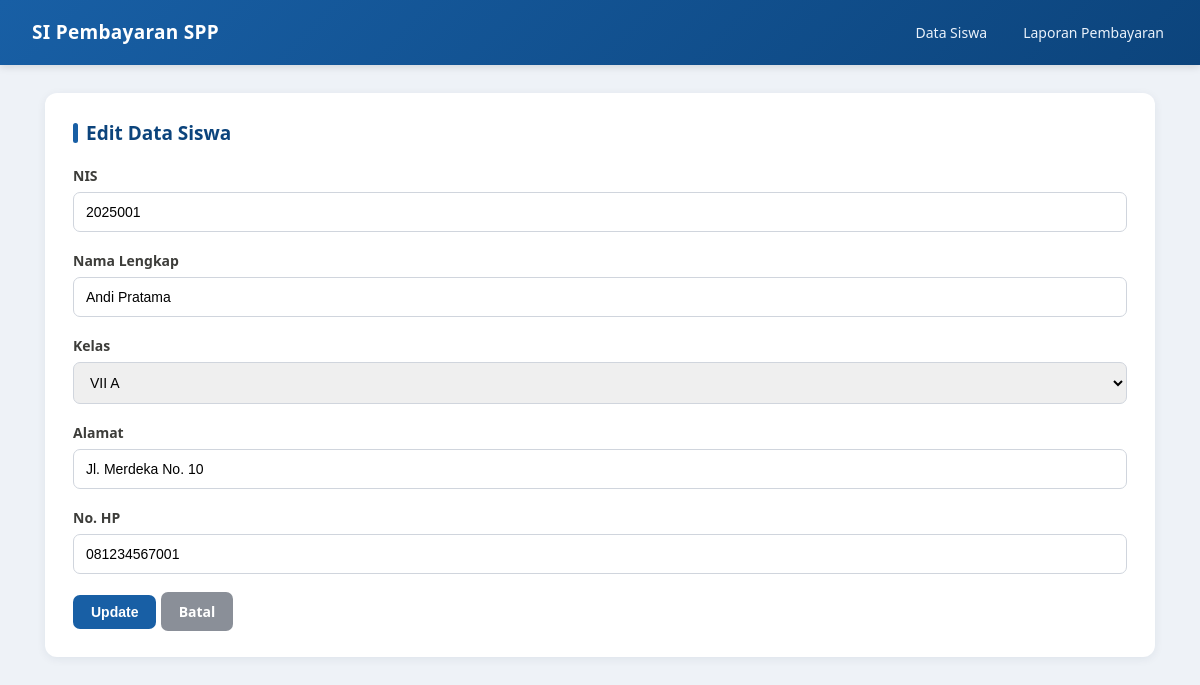
/app/edit.php?id=1, run on the app's committed database.
### tables this page shows
CREATE TABLE siswa (
    id_siswa INT AUTO_INCREMENT PRIMARY KEY,
    nis VARCHAR(20) NOT NULL UNIQUE,
    nama VARCHAR(100) NOT NULL,
    id_kelas INT NOT NULL,
    alamat VARCHAR(200),
    no_hp VARCHAR(20),
    CONSTRAINT fk_siswa_kelas FOREIGN KEY (id_kelas)
        REFERENCES kelas(id_kelas)
        ON UPDATE CASCADE ON DELETE RESTRICT
);

CREATE TABLE kelas (
    id_kelas INT AUTO_INCREMENT PRIMARY KEY,
    nama_kelas VARCHAR(20) NOT NULL,
    tingkat VARCHAR(20) NOT NULL
);

### app/edit.php (the view, shortened to what this page needs)
<?php
require "koneksi.php";
$id = intval($_GET['id']);
$stmt = mysqli_prepare($koneksi, "SELECT * FROM siswa WHERE id_siswa = ?");
mysqli_stmt_bind_param($stmt, "i", $id);
mysqli_stmt_execute($stmt);
$siswa = mysqli_fetch_assoc(mysqli_stmt_get_result($stmt));
$kelas = mysqli_query($koneksi, "SELECT id_kelas, nama_kelas FROM kelas ORDER BY nama_kelas");
?>
<!DOCTYPE html>
<html lang="id">
<head>
<link rel="stylesheet" href="assets/css/style.css">
</head>
<body>
<div class="navbar">
    <h1>SI Pembayaran SPP</h1>
    <nav>
        <a href="index.php">Data Siswa</a>
        <a href="laporan.php">Laporan Pembayaran</a>
    </nav>
</div>
<div class="container">
<div class="card">
    <h2>Edit Data Siswa</h2>
    <?php if (!$siswa): ?>
        <p>Data siswa tidak ditemukan.</p>
    <?php else: ?>
        <form action="update.php" method="POST">
            <div class="form-group">
                <label>NIS</label>
                <input type="text" name="nis" value="<?= htmlspecialchars($siswa['nis']) ?>" required>
            </div>
            <div class="form-group">
                <label>Nama Lengkap</label>
                <input type="text" name="nama" value="<?= htmlspecialchars($siswa['nama']) ?>" required>
            </div>
            <div class="form-group">
                <label>Kelas</label>
                <select name="id_kelas" required>
                    <?php while ($k = mysqli_fetch_assoc($kelas)): ?>
                        <option value="<?= $k['id_kelas'] ?>" <?= $k['id_kelas'] == $siswa['id_kelas'] ? 'selected' : '' ?>>
                            <?= htmlspecialchars($k['nama_kelas']) ?>
                        </option>
                    <?php endwhile; ?>
                </select>
            </div>
            <div class="form-group">
                <label>Alamat</label>
                <input type="text" name="alamat" value="<?= htmlspecialchars($siswa['alamat']) ?>">
            </div>
            <div class="form-group">
                <label>No. HP</label>
                <input type="text" name="no_hp" value="<?= htmlspecialchars($siswa['no_hp']) ?>">
            </div>
            <button type="submit" class="btn btn-primary">Update</button>
            <a href="index.php" class="btn btn-batal">Batal</a>
        </form>
    <?php endif; ?>
</div>
</div>
</body>
</html>

### app/assets/css/style.css (style rules this page uses)
* { box-sizing: border-box; margin: 0; padding: 0; }
body { font-family: 'Segoe UI', Roboto, Arial, sans-serif; background: #eef2f7; color: #2c2c2a; line-height: 1.5; }
.navbar { background: linear-gradient(135deg, #185fa5, #0c447c); color: #fff; padding: 18px 32px; display: flex; justify-content: space-between; align-items: center; box-shadow: 0 2px 8px rgba(0,0,0,0.12); }
.navbar h1 { font-size: 19px; font-weight: 700; letter-spacing: 0.3px; }
.navbar nav a { color: #eaf2fb; text-decoration: none; margin-left: 24px; font-size: 14px; font-weight: 500; padding: 6px 4px; border-bottom: 2px solid transparent; transition: border-color 0.15s; }
.container { max-width: 1150px; margin: 28px auto; padding: 0 20px 40px; }
.card { background: #fff; border-radius: 12px; padding: 26px 28px; margin-bottom: 22px; box-shadow: 0 2px 10px rgba(20,40,70,0.07); }
.card h2 { margin-bottom: 18px; font-size: 19px; color: #0c447c; font-weight: 700; display: flex; align-items: center; gap: 8px; }
.card h2::before { content: ""; width: 5px; height: 20px; background: #185fa5; border-radius: 3px; display: inline-block; }
.btn { display: inline-block; padding: 9px 18px; border-radius: 7px; text-decoration: none; font-size: 14px; font-weight: 600; border: none; cursor: pointer; transition: opacity 0.15s, transform 0.1s; }
.btn-primary { background: #185fa5; color: #fff; }
.btn-batal { background: #8a8f98; color: #fff; }
.form-group { margin-bottom: 18px; }
.form-group label { display: block; margin-bottom: 6px; font-size: 14px; font-weight: 600; color: #3d3d3a; }
.form-group input, .form-group select { width: 100%; padding: 11px 12px; border: 1px solid #d0d5dd; border-radius: 7px; font-size: 14px; transition: border-color 0.15s; }

### data on the page
siswa: nis "2025001", nama "Andi Pratama", id_kelas "VII A", alamat "Jl. Merdeka No. 10", no_hp "081234567001"
